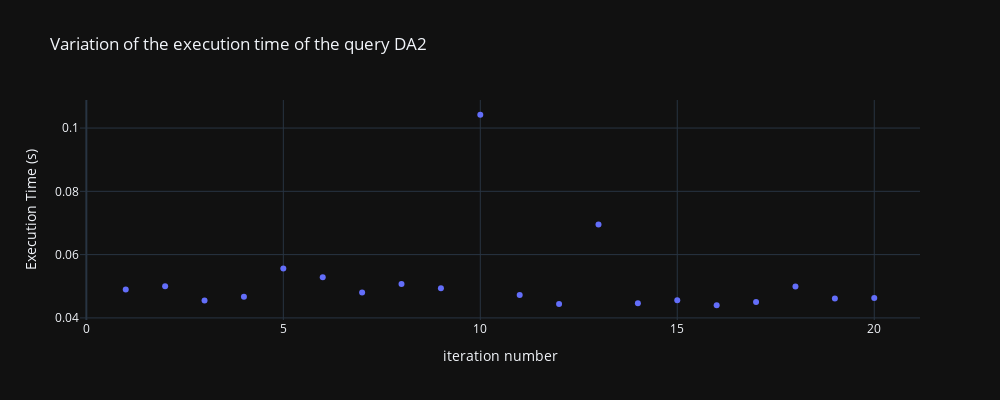

Notebook code for this chart:
### Code cell
import plotly.express as px
fig = px.scatter(x=[i for i in range(1,num_iterations+1)], labels={'x': 'iteration number', 'y': 'Execution Time (s)'}, y=execution_times, title='Variation of the execution time of the query DA2', template='plotly_dark')
fig.update_layout(width=1000, height=400)
fig.show()

### Figure 1 — Plotly figure (JSON) as saved in the notebook; plotly's stock layout.template omitted (floating-point values rounded to 4 significant figures)
{"data": [{"hovertemplate": "iteration number=%{x}<br>Execution Time (s)=%{y}<extra></extra>", "legendgroup": "", "marker": {"color": "#636efa", "symbol": "circle"}, "mode": "markers", "name": "", "orientation": "v", "showlegend": false, "type": "scatter", "x": [1, 2, 3, 4, 5, 6, 7, 8, 9, 10, 11, 12, 13, 14, 15, 16, 17, 18, 19, 20], "xaxis": "x", "y": [0.04899, 0.05, 0.04554, 0.0467, 0.05558, 0.05283, 0.048, 0.0507, 0.04936, 0.1042, 0.04725, 0.04442, 0.06954, 0.04465, 0.04555, 0.044, 0.045, 0.04996, 0.04612, 0.0463], "yaxis": "y"}], "layout": {"height": 400, "legend": {"tracegroupgap": 0}, "title": {"text": "Variation of the execution time of the query DA2"}, "width": 1000, "xaxis": {"anchor": "y", "domain": [0, 1], "title": {"text": "iteration number"}}, "yaxis": {"anchor": "x", "domain": [0, 1], "title": {"text": "Execution Time (s)"}}}}
